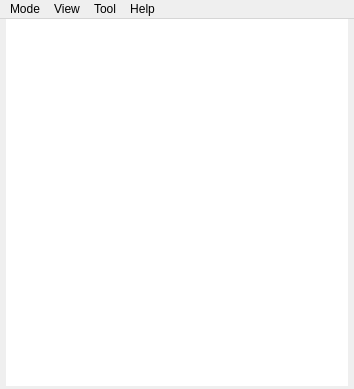
<?xml version="1.0" encoding="UTF-8"?>
<ui version="4.0">
 <class>Home</class>
 <widget class="QMainWindow" name="Home">
  <property name="geometry">
   <rect>
    <x>0</x>
    <y>0</y>
    <width>354</width>
    <height>389</height>
   </rect>
  </property>
  <property name="windowTitle">
   <string>home</string>
  </property>
  <widget class="QWidget" name="centralwidget">
   <layout class="QVBoxLayout" name="layout">
    <property name="spacing">
     <number>3</number>
    </property>
    <property name="leftMargin">
     <number>0</number>
    </property>
    <property name="topMargin">
     <number>0</number>
    </property>
    <property name="rightMargin">
     <number>0</number>
    </property>
    <property name="bottomMargin">
     <number>3</number>
    </property>
    <item>
     <widget class="QStackedWidget" name="stackedWidget">
      <property name="currentIndex">
       <number>1</number>
      </property>
      <widget class="QWidget" name="page">
       <layout class="QGridLayout" name="gridLayout">
        <property name="leftMargin">
         <number>0</number>
        </property>
        <property name="topMargin">
         <number>0</number>
        </property>
        <property name="rightMargin">
         <number>0</number>
        </property>
        <property name="bottomMargin">
         <number>0</number>
        </property>
        <property name="spacing">
         <number>0</number>
        </property>
        <item row="0" column="0">
         <widget class="QPushButton" name="quickStartBtn">
          <property name="sizePolicy">
           <sizepolicy hsizetype="Preferred" vsizetype="Preferred">
            <horstretch>0</horstretch>
            <verstretch>0</verstretch>
           </sizepolicy>
          </property>
          <property name="text">
           <string>Press to start copy
Or click start button below
 Or press Alt+Shift+C to start</string>
          </property>
         </widget>
        </item>
       </layout>
      </widget>
      <widget class="QWidget" name="page_2">
       <layout class="QGridLayout" name="viewGridLayout">
        <property name="leftMargin">
         <number>6</number>
        </property>
        <property name="topMargin">
         <number>0</number>
        </property>
        <property name="rightMargin">
         <number>6</number>
        </property>
        <property name="bottomMargin">
         <number>0</number>
        </property>
        <property name="spacing">
         <number>0</number>
        </property>
        <item row="0" column="0">
         <widget class="DetailView" name="detailView">
          <property name="frameShape">
           <enum>QFrame::NoFrame</enum>
          </property>
          <property name="selectionMode">
           <enum>QAbstractItemView::ExtendedSelection</enum>
          </property>
         </widget>
        </item>
       </layout>
      </widget>
     </widget>
    </item>
   </layout>
  </widget>
  <widget class="QMenuBar" name="menubar">
   <property name="enabled">
    <bool>true</bool>
   </property>
   <property name="geometry">
    <rect>
     <x>0</x>
     <y>0</y>
     <width>354</width>
     <height>26</height>
    </rect>
   </property>
   <widget class="QMenu" name="menuTool">
    <property name="title">
     <string>Tool</string>
    </property>
    <addaction name="actionTemplate_Editor"/>
    <addaction name="separator"/>
    <addaction name="actionSettings"/>
   </widget>
   <widget class="QMenu" name="menuHelp">
    <property name="title">
     <string>Help</string>
    </property>
    <addaction name="actionAbout_PasTk_Cpp"/>
    <addaction name="actionAbout_Plugins"/>
    <addaction name="actionAbout_Qt"/>
   </widget>
   <widget class="QMenu" name="menuView">
    <property name="title">
     <string>View</string>
    </property>
    <addaction name="actionMenu_Bar"/>
   </widget>
   <widget class="QMenu" name="menuMode">
    <property name="title">
     <string>Mode</string>
    </property>
    <addaction name="actionMerge_Mode"/>
    <addaction name="actionContinuous_Mode"/>
    <addaction name="actionSelection_Mode"/>
   </widget>
   <addaction name="menuMode"/>
   <addaction name="menuView"/>
   <addaction name="menuTool"/>
   <addaction name="menuHelp"/>
  </widget>
  <action name="actionTemplate_Editor">
   <property name="icon">
    <iconset resource="../resources/rc.qrc">
     <normaloff>:/icons/box.svg</normaloff>:/icons/box.svg</iconset>
   </property>
   <property name="text">
    <string>Template Editor</string>
   </property>
  </action>
  <action name="actionAbout_PasTk_Cpp">
   <property name="icon">
    <iconset resource="../resources/rc.qrc">
     <normaloff>:/icons/about.svg</normaloff>:/icons/about.svg</iconset>
   </property>
   <property name="text">
    <string>About PasTk-Cpp</string>
   </property>
  </action>
  <action name="actionAbout_Qt">
   <property name="text">
    <string>About Qt</string>
   </property>
  </action>
  <action name="actionShow_Detail_Panel">
   <property name="text">
    <string>Show Detail Panel</string>
   </property>
  </action>
  <action name="actionMenu_Bar">
   <property name="checkable">
    <bool>true</bool>
   </property>
   <property name="text">
    <string>Menu Bar</string>
   </property>
  </action>
  <action name="actionSettings">
   <property name="icon">
    <iconset resource="../resources/rc.qrc">
     <normaloff>:/icons/setting.svg</normaloff>:/icons/setting.svg</iconset>
   </property>
   <property name="text">
    <string>Settings</string>
   </property>
   <property name="shortcut">
    <string>Ctrl+P</string>
   </property>
  </action>
  <action name="actionMerge_Mode">
   <property name="checkable">
    <bool>true</bool>
   </property>
   <property name="text">
    <string>Merge Mode</string>
   </property>
   <property name="toolTip">
    <string>Merge Mode</string>
   </property>
  </action>
  <action name="actionContinuous_Mode">
   <property name="checkable">
    <bool>true</bool>
   </property>
   <property name="text">
    <string>Continuous Mode</string>
   </property>
  </action>
  <action name="actionSelection_Mode">
   <property name="checkable">
    <bool>true</bool>
   </property>
   <property name="text">
    <string>Selection Mode</string>
   </property>
  </action>
  <action name="actionAbout_Plugins">
   <property name="text">
    <string>About Plugins...</string>
   </property>
  </action>
 </widget>
 <customwidgets>
  <customwidget>
   <class>DetailView</class>
   <extends>QListView</extends>
   <header>ui/detailview.h</header>
  </customwidget>
 </customwidgets>
 <resources>
  <include location="../resources/rc.qrc"/>
 </resources>
 <connections/>
</ui>
